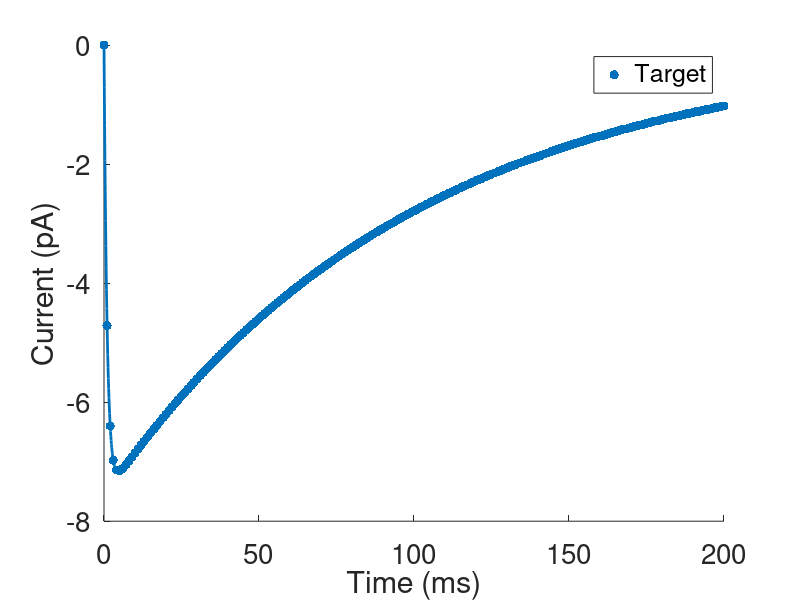

Write MATLAB code to recreate this figure. (Note: this script raises an error after producing the figure.)
close all; clear; clc;

% Purpose: Find out what types of synaptic currents (parametrrised by alpha
% and beta) are actually achievable given the parameters of opsin. 

% Define the range of rise and decay values
rise_values = [0.01, 0.05, 0.075, 0.1, 0.15, 0.2, 0.25, 0.3, 0.35, 0.4, 0.45, 0.5, 0.55, 0.6, 0.65, 0.7, 0.75, 0.8, 0.85, 0.9, 1.0];
decay_values = [1.0, 0.95, 0.9, 0.8, 0.75, 0.7, 0.65, 0.6, 0.55, 0.5, 0.45, 0.4, 0.35 ,0.3 ,0.25, 0.2, 0.15, 0.1, 0.075, 0.05, 0.025, 0.01];

% Initialize heatmap data and error matrices
heatmap_data = zeros(length(decay_values), length(rise_values));

addpath(genpath('OptimTraj'));

% Define the folder to save the figures
save_folder = 'figures';

% Check if the folder exists, if not create it
if ~exist(save_folder, 'dir')
    mkdir(save_folder);
end

% Loop over rise and decay values
for i = 1:length(decay_values)
    for j = 1:length(rise_values)
        % Set rise and decay values
        rise = rise_values(j);
        decay = decay_values(i);
        
        % Skip if rise or decay is zero to avoid division by zero
        if rise == 0 || decay == 0
            heatmap_data(i, j) = NaN;
            continue;
        end

        %~~~~~~~~~~~~~~~~~~~~~~~~~~~~~~~~~~~~~~~~~~~~~~~~~~~~~~~~~~~~~~~~~~~~~~~~~%
        
        % Finding light input to generate synaptic dynamics according to four state model

        % Set target
        amp = -750;
        duration = 200;

        syn_signal = @(t) amp/(1/rise-1/decay)*(exp(-rise*t)-exp(-decay*t));

        % Plot target signal
        dt = 0.1;
        t = (0:dt:duration)';
        fig = figure('Name', sprintf('Figure_rise%.3f_decay%.3f', rise, decay));
        ax = axes(fig);
        hold(ax, 'on');
        p = plot(t, syn_signal(t), 'Linewidth', 2.0, 'HandleVisibility', 'off');
        color = get(p, 'Color');
        plot(t(1:10:end), syn_signal(t(1:10:end)), 'Linestyle', 'none', ...
          'Marker', '.', 'Markersize', 20, 'Color', color, ...
          'DisplayName', 'Target');
        xlabel(ax, 'Time (ms)');
        ylabel(ax, 'Current (pA)');
        set(ax, 'Fontsize', 20);
        legend(ax);
        drawnow;

        %~~~~~~~~~~~~~~~~~~~~~~~~~~~~~~~~~~~~~~~~~~~~~~~~~~~~~~~~~~~~~~~~~~~~~~~~~%
        %                     Set up function handles                             %
        %~~~~~~~~~~~~~~~~~~~~~~~~~~~~~~~~~~~~~~~~~~~~~~~~~~~~~~~~~~~~~~~~~~~~~~~~~%
        
        [modelpars, varpars, sysPars, fun] = setDefaultParameters_opsinmodel_ODE();

        % Hard coded parameters
        G = 6.4096082676895785; % ChR2 conductance
        gamma = 0.05; % fraction of current due to O2 state
        V = -80; % holding potential
        E = 0.0; % ChR2 reversal potential

        I_opsin = @(x) (G * (x(1,:) + gamma*x(3,:)).*(V - E));

        problem.func.dynamics = @(t,x,u) opsinmodel_ODE_ctrl(t, x, varpars, u);
        problem.func.pathObj = @(t,x,u) (I_opsin(x)-syn_signal(t)).^2; % minimise distance between target and actual

        %~~~~~~~~~~~~~~~~~~~~~~~~~~~~~~~~~~~~~~~~~~~~~~~~~~~~~~~~~~~~~~~~~~~~~~~~~%
        %                     Find initial condition                              %
        %~~~~~~~~~~~~~~~~~~~~~~~~~~~~~~~~~~~~~~~~~~~~~~~~~~~~~~~~~~~~~~~~~~~~~~~~~%
        
        init_cond = [0.0; 0.8; 0.1];
        x0 = fsolve(@(x) problem.func.dynamics(0,x,0), init_cond);

        %~~~~~~~~~~~~~~~~~~~~~~~~~~~~~~~~~~~~~~~~~~~~~~~~~~~~~~~~~~~~~~~~~~~~~~~~~%
        %                     Set up problem bounds                               %
        %~~~~~~~~~~~~~~~~~~~~~~~~~~~~~~~~~~~~~~~~~~~~~~~~~~~~~~~~~~~~~~~~~~~~~~~~~%
        problem.bounds.initialTime.low = 0;
        problem.bounds.initialTime.upp = 0;
        problem.bounds.finalTime.low = duration;
        problem.bounds.finalTime.upp = duration;

        problem.bounds.initialState.low = x0;
        problem.bounds.initialState.upp = x0;
        problem.bounds.finalState.low = zeros(3,1);
        problem.bounds.finalState.upp = ones(3,1);

        problem.bounds.state.low = zeros(3,1);
        problem.bounds.state.upp = ones(3,1);

        problem.bounds.control.low = 0.0;
        problem.bounds.control.upp = 1.0;

        %~~~~~~~~~~~~~~~~~~~~~~~~~~~~~~~~~~~~~~~~~~~~~~~~~~~~~~~~~~~~~~~~~~~~~~~~~%
        %                    Initial guess at trajectory                          %
        %~~~~~~~~~~~~~~~~~~~~~~~~~~~~~~~~~~~~~~~~~~~~~~~~~~~~~~~~~~~~~~~~~~~~~~~~~%
        problem.guess.time = [0,duration];
        problem.guess.state = repmat(x0, 1, 2);
        problem.guess.control = [0.1,0];  % Avoid zero control input

        %~~~~~~~~~~~~~~~~~~~~~~~~~~~~~~~~~~~~~~~~~~~~~~~~~~~~~~~~~~~~~~~~~~~~~~~~~%
        %                         Solver options                                  %
        %~~~~~~~~~~~~~~~~~~~~~~~~~~~~~~~~~~~~~~~~~~~~~~~~~~~~~~~~~~~~~~~~~~~~~~~~~%
        problem.options.method = 'hermiteSimpson';
        problem.options.nlpOpt = optimset(...
            'Display','off',...
            'MaxFunEvals',1e5); %uses IPOPT for iterations and hermite Simpson method for non-linear programming (NLP) 
        %~~~~~~~~~~~~~~~~~~~~~~~~~~~~~~~~~~~~~~~~~~~~~~~~~~~~~~~~~~~~~~~~~~~~~~~~~%
        %                            Solve!                                       %
        %~~~~~~~~~~~~~~~~~~~~~~~~~~~~~~~~~~~~~~~~~~~~~~~~~~~~~~~~~~~~~~~~~~~~~~~~~%

        try
            soln = optimTraj(problem);
        catch ME
            warning(['Optimization failed for rise = ', num2str(rise), ' and decay = ', num2str(decay)]);
            heatmap_data(i, j) = NaN;
            continue;
        end

        %~~~~~~~~~~~~~~~~~~~~~~~~~~~~~~~~~~~~~~~~~~~~~~~~~~~~~~~~~~~~~~~~~~~~~~~~~%
        %                        Display Solution                                 %
        %~~~~~~~~~~~~~~~~~~~~~~~~~~~~~~~~~~~~~~~~~~~~~~~~~~~~~~~~~~~~~~~~~~~~~~~~~%

        %% Unpack the simulation
        t_sol = linspace(soln.grid.time(1), soln.grid.time(end), 150);
        z = soln.interp.state(t_sol);
        u = soln.interp.control(t_sol);

        plot(t_sol, I_opsin(z), 'Linewidth', 2.0, ...
          'DisplayName', 'Photocurrent');
        yyaxis(ax, 'right');
        plot(ax, t_sol, 10*u, 'Linewidth', 2.0, 'HandleVisibility', 'off');
        ylabel(ax, '470 nm LED voltage (V)');

        %% Check solution
        [t,y] = ode45(@opsinmodel_ODE, [0,duration], x0, [], varpars, @(s) interp1(t_sol,u,s)) ;
        I = I_opsin(y');

        %~~~~~~~~~~~~~~~~~~~~~~~~~~~~~~~~~~~~~~~~~~~~~~~~~~~~~~~~~~~~~~~~~~~~~~~~~%
        %                     Define some solution measures                       %
        %~~~~~~~~~~~~~~~~~~~~~~~~~~~~~~~~~~~~~~~~~~~~~~~~~~~~~~~~~~~~~~~~~~~~~~~~~%

        %% Peak current
        t_peak_target = log(decay/rise)/(decay - rise);
        peak_target_I = syn_signal(t_peak_target);
        t_init = linspace(0.0, 10.0, 10000);
        z_init = soln.interp.state(t_init);

        I_init = I_opsin(z_init);
        [peak_actual_I,ind] = min(I_init);

        peak_diff = peak_actual_I - peak_target_I;
        peak_percent_error = -100 * peak_diff / peak_target_I;
        
        % Peak latency
        t_peak_actual = t_init(ind);
        latency_diff = t_peak_actual - t_peak_target;
        latency_percent_error = 100 * latency_diff / t_peak_target;

        fprintf('Peak difference = %0.2f pA \n', peak_diff);
        fprintf('Peak percentage error = %0.2f%% \n', peak_percent_error);
        fprintf('Latency to peak difference = %0.2f ms \n', latency_diff);
        fprintf('Latency to peak percentage error = %0.2f%% \n', latency_percent_error);

        % Store the difference between actual and target peak
        heatmap_data(i, j) = peak_percent_error;

        % Save the figure
        fig_filename = fullfile(save_folder, sprintf('Figure_rise%.3f_decay%.3f.png', rise, decay));
        fprintf('Saving figure: %s\n', fig_filename); % Print out the filename
        saveas(fig, fig_filename);
        
    end
end

% Fill NaN values using interpolation
[X, Y] = meshgrid(rise_values, decay_values);
heatmap_data_filled = heatmap_data;
nan_mask = isnan(heatmap_data);
heatmap_data_filled(nan_mask) = griddata(X(~nan_mask), Y(~nan_mask), heatmap_data(~nan_mask), X(nan_mask), Y(nan_mask));

% Plot heatmap for peak percentage error
figure;

% Define the colormap
white_color = [1, 1, 1]; % White for NaNs

% Create heatmap
h = heatmap(rise_values, decay_values, heatmap_data_filled, 'Colormap', parula, 'MissingDataColor', white_color);

% Set color bar limits
h.ColorLimits = [0, 60];
h.MissingDataLabel = 'NaN';
h.GridVisible = 'off';

% Turn off the display of data labels
h.CellLabelColor = 'none';

xlabel('Rise');
ylabel('Decay');
title('Peak Percentage Error Heatmap');
